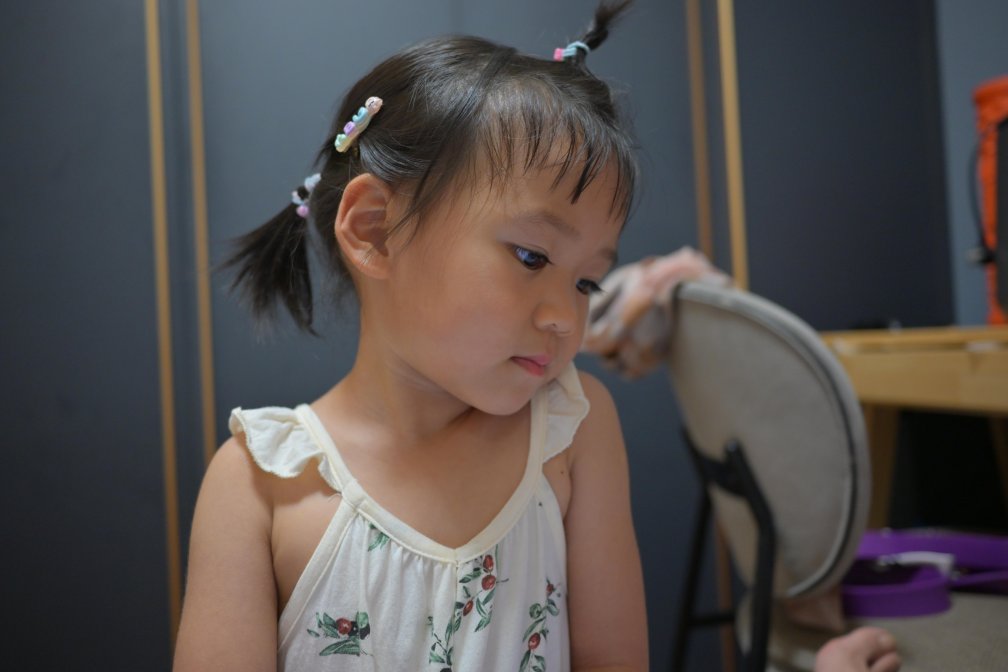
#> input picture .artifacts/engine_probe/camera_thumb.jpg, 6048 x 4032 px (shown at 1/6 size); its folder holds only this picture in this run
$ python -i compose.py   (imports and definitions only)   (older library calls are emulated)
#> lines starting #> are read from the running program, lines starting #| are printed output that depends on the picture
#> further down, picture is the input picture: shape (4032, 6048, 3); mean B, G, R 77.6, 79.3, 85.6
"""Stage compose (order=22) —— 构图前置 (linear_rgb → linear_rgb)。

管线位置: whitebalance(order=20) 之后、huesat(order=25) 之前。
此时已完成 WB+DCP 色彩链路，后续影调/色彩调整全部作用于构图后的像素，
vision/mask 几何与最终画面保持一致。

支持参数:
  mode            "ratio" | "free" | "auto_level"
  ratio           "3:2" / "16:9" / 数字宽高比 (mode=ratio)
  center          [x, y] 归一化裁剪中心 (0..1, 默认 [0.5, 0.5])
  rotation        旋转角度 (°)，通过 cv2.warpAffine + INTER_LANCZOS4 实现
  horizontal_flip 水平翻转
  vertical_flip   垂直翻转
  x / y / width / height  自由裁剪矩形 (mode=free; 坐标系由 coord 决定)
  coord           free 矩形坐标系:
                    "norm" (Stage 缺省, R22 F09) = **全幅相对** [0,1]，跨分辨率一致；
                    "px"   (legacy, deprecated)    = 本画布像素，跨 tier 取景不同。
                  纯函数 compute_crop_rect 缺省仍为 "px"（公开 API 行为不变）。

实现约束:
  - 纯整数裁剪/翻转走 numpy 切片 / np.flip，禁止插值，必须逐位一致。
  - 旋转固定使用 cv2.warpAffine + INTER_LANCZOS4，边界策略固定为
    cv2.BORDER_REFLECT_101 (写入 ctx.state / 元数据)。
  - 输出几何元数据 (原始尺寸 / 最终尺寸 / crop 矩形 / 仿射矩阵) 写入
    ctx.state['compose']，供 Vision 绑定 mask 坐标。
"""
from __future__ import annotations

import logging
from typing import Any, Sequence

import cv2
import numpy as np

from ..pipeline.graph import Stage, StageContext, register_stage
from ..pipeline.graph import DOMAIN_LINEAR_RGB

_BORDER_MODE = cv2.BORDER_REFLECT_101
_BORDER_NAME = "reflect101"
_INTERPOLATION = cv2.INTER_LANCZOS4

_LOGGER = logging.getLogger(__name__)

# R22 F09: legacy px 告警去重（模块级，warn-once；纯函数不记日志——每渲染
# 会被调用两次（渲染线 + 掩码 shape 预测线），放那里会双打）。
_PX_DEPRECATED_WARNED = False
# 疑似 legacy px 参数被按全幅相对解释（>1 量级）——同样 warn-once。
_NORM_SUSPECT_WARNED = False


# [144 lines left out: functions _warn_coord_legacy, parse_ratio, compute_crop_rect, apply_flips, apply_rotation, not called in this run]


# ---- auto_level 地平线检测 (t28) ----
AUTO_LEVEL_MAX_ANGLE = 8.0   # |校正角| 钳制: 超过视为无可靠地平线 -> 回退 0
_AUTO_LEVEL_STEP = 0.25      # 角度扫描步长 (°)
_AUTO_LEVEL_DS = 256         # 检测用下采样长边
_AUTO_LEVEL_MARGIN = 4.0     # 扫描范围超出钳制的余量: 端点钉死可判"超角"
AUTO_LEVEL_DEFAULT_MIN_CONFIDENCE = 0.35


def detect_horizon_angle(img: np.ndarray,
                         max_angle: float = AUTO_LEVEL_MAX_ANGLE,
                         step: float = _AUTO_LEVEL_STEP,
                         ds_long: int = _AUTO_LEVEL_DS) -> tuple[float, float]:
    """行梯度投影统计估计主导地平线滚转角 (方法选型见 t28 实测, 备选 HoughLinesP)。

    流程: 灰度下采样 (INTER_AREA) -> Sobel 横向梯度幅值 -> 对 theta ∈
    [-max_angle, +max_angle] 扫描旋转幅值图, 行和方差最大的 theta 即把
    地平线转到水平所需的角度。

    扫描范围 [-max_angle-MARGIN, +max_angle+MARGIN]: 真实倾角超过钳制时
    峰会钉死在 ±max_angle 附近之外, 由调用方据返回值判"超角回退",
    避免把 20° 斜线误校成 8° 残斜。

    返回 (phi, confidence):
      phi         把画面摆平应施加的旋转角 (°), 直接可喂 apply_rotation;
                  符号约定与 cv2.getRotationMatrix2D 一致。
      confidence  峰突出度 (smax-smed)/(smax-smin+eps) ∈ [0,1]; 无地平线
                  场景 (人像特写/静物) 各角度得分接近, 置信度趋 0。
    """
#> called with max_angle = 8, step = 0.25, ds_long = 256
    gray = img if img.ndim == 2 else (
        0.2126 * img[..., 0] + 0.7152 * img[..., 1] + 0.0722 * img[..., 2])
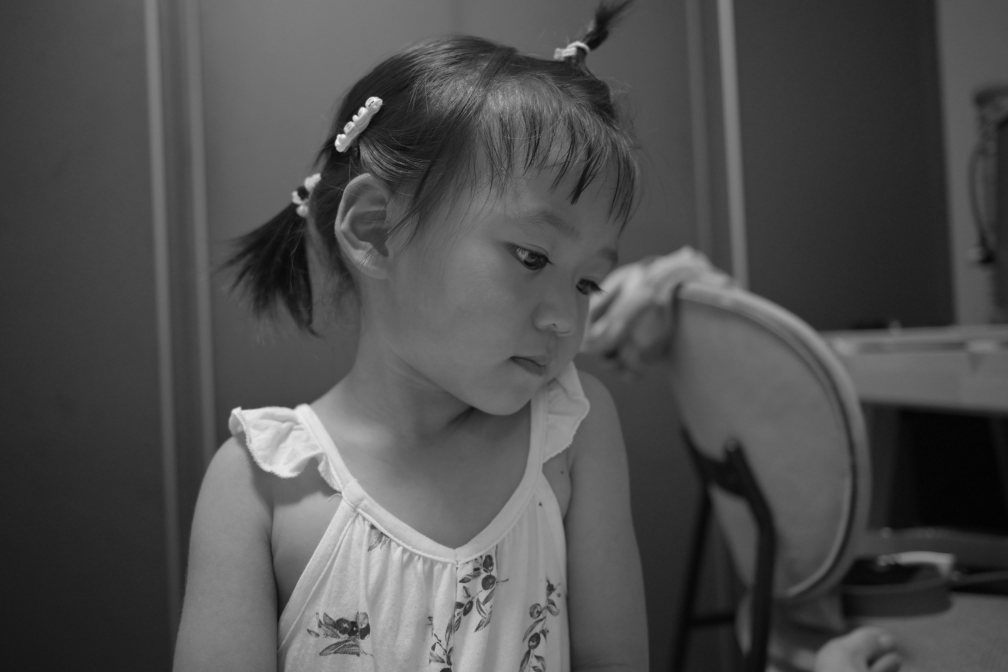
#> gray: shape (4032, 6048) float64 (shown at 1/6 size); min 0, max 254.3, mean 79.4
    gray = np.clip(np.asarray(gray, dtype=np.float32), 0.0, None)
    h, w = gray.shape[:2]
#> h = 4032; w = 6048
    scale = float(ds_long) / float(max(h, w))
#> scale = 0.0423
    if scale < 1.0:
        gray = cv2.resize(gray, (max(1, int(round(w * scale))),
                                 max(1, int(round(h * scale)))),
                          interpolation=cv2.INTER_AREA)
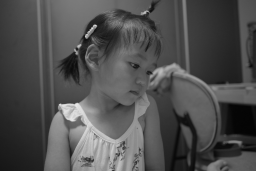
#> gray: shape (171, 256) float32; min 3.53, max 231.9, mean 79.4
    mag = np.abs(cv2.Sobel(gray, cv2.CV_32F, 1, 0, ksize=3)).astype(np.float32)
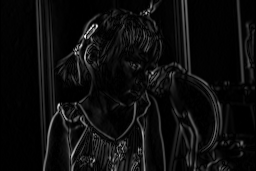
#> mag: shape (171, 256) float32; min 0, max 586.3, mean 31.6; drawn with min black and max white
    hh, ww = mag.shape[:2]
#> hh = 171; ww = 256
    center = (ww / 2.0, hh / 2.0)
#> center = (128, 85.5)
    lim = float(max_angle) + float(_AUTO_LEVEL_MARGIN)
    angles = np.arange(-lim, lim + 1e-9, float(step))
    scores = np.empty(len(angles), dtype=np.float64)
    for i, th in enumerate(angles):
        m = cv2.getRotationMatrix2D(center, float(th), 1.0)
        rot = cv2.warpAffine(mag, m, (ww, hh), flags=cv2.INTER_LINEAR,
                             borderMode=cv2.BORDER_REPLICATE)
        scores[i] = float(rot.sum(axis=1).var())
#> this loop made 97 passes
#> pass 1, in detect_horizon_angle, `rot = cv2.warpAffine(mag, m, (ww, hh), flags=cv2.INTER_LINEAR, borderM..`:
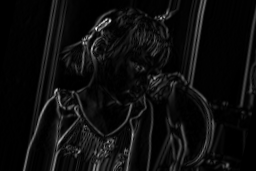
#> rot: shape (171, 256) float32; min 0, max 570.9, mean 31.6; drawn with min black and max white
#> pass 3, in detect_horizon_angle, `rot = cv2.warpAffine(mag, m, (ww, hh), flags=cv2.INTER_LINEAR, borderM..`:
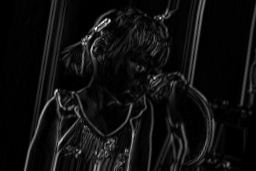
#> rot: shape (171, 256) float32; min 0, max 511.4, mean 31.6; drawn with min black and max white
#> after the loop, scores = 97 values, max 5425155 at index 96, min 2857809.2 at index 10, mean 3987723.3
    imax = int(np.argmax(scores))
#> imax = 96
    smax = float(scores[imax])
#> smax = 5425155
    smin = float(scores.min())
#> smin = 2857809.2
    smed = float(np.median(scores))
#> smed = 4016294.5
    conf = (smax - smed) / max(smax - smin, 1e-9)
#> conf = 0.549
    return float(angles[imax]), float(np.clip(conf, 0.0, 1.0))


# [174 lines that did not run here, left out]

>>> import cv2
>>> picture = cv2.imread('../../../../.artifacts/engine_probe/camera_thumb.jpg')
>>> result = detect_horizon_angle(picture)
#> result = (12, 0.549)
